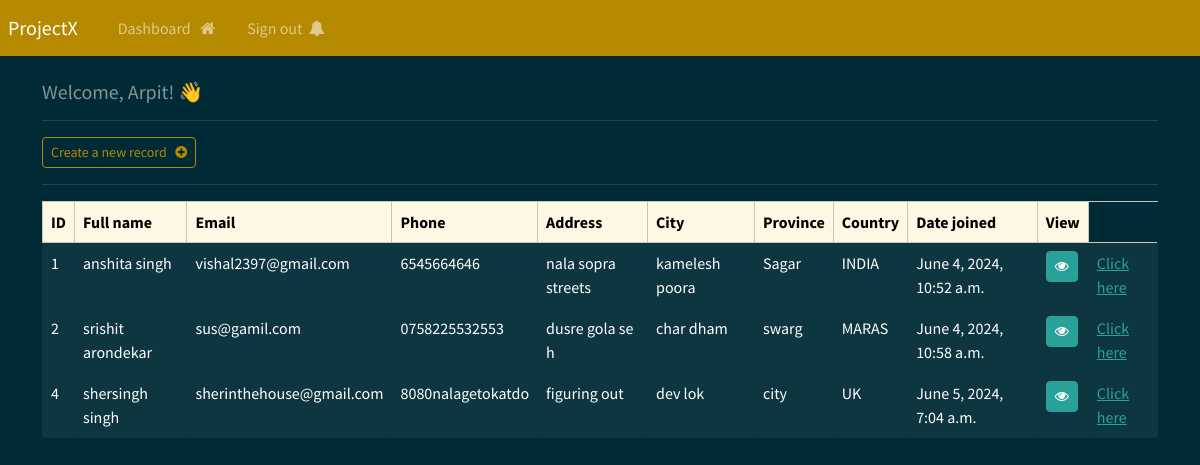
The page /dashboard (signed in) on the database its author committed.
### webapp/models.py (models this page shows, shortened)
class Record(models.Model):
    creation_date = models.DateTimeField(auto_now_add=True)
    first_name = models.CharField(max_length=100)
    last_name = models.CharField(max_length=100)
    email = models.CharField(max_length=255)
    phone = models.CharField(max_length=20)
    address = models.CharField(max_length=300)
    city = models.CharField(max_length=255)
    province = models.CharField(max_length=200)
    country = models.CharField(max_length=125)

### webapp/views.py (the view)
# urls.py: path('dashboard',views.dashboard, name = "dashboard"),
@login_required(login_url='my-login')
def dashboard(request):
    my_records = Record.objects.all()
    context = {'records': my_records}
    return render(request, 'webapp/dashboard.html', context=context)

### webapp/templates/webapp/dashboard.html
{% extends 'webapp/base.html' %}
{% block content %}
    <h5> Welcome, {{user}}! 👋 </h5>
    <hr>
    <a class="btn btn-outline-primary btn-sm" href="{% url 'create-record' %}">
        Create a new record &nbsp; <i class="fa fa-plus-circle" aria-hidden="true"></i>
    </a>
    <hr>
    <table class="table table-hover table-bordered">
        <thead class="table-light">
            <tr>
                <th scope="col"> ID </th>
                <th scope="col"> Full name </th>
                <th scope="col"> Email </th>
                <th scope="col"> Phone </th>
                <th scope="col"> Address </th>
                <th scope="col"> City </th>
                <th scope="col"> Province </th>
                <th scope="col"> Country </th>
                <th scope="col"> Date joined </th>
                <th scope="col"> View </th>
            </tr>
        </thead>
        <tbody>
        {% if records %}
            {% for record in records %}
            <tr>
                <td> {{record.id}} </td>
                <td> {{record.first_name}}  {{record.last_name}} </td>
                <td> {{record.email}} </td>
                <td> {{record.phone}} </td>
                <td> {{record.address}} </td>
                <td> {{record.city}} </td>
                <td> {{record.province}} </td>
                <td> {{record.country}} </td>
                <td> {{record.creation_date}} </td>
                <td> <a class="btn btn-success btn-sm" href="{% url 'record' record.id %}"> <i class="fa fa-eye" aria-hidden="true"></i> </a> </td>
                <td> <a  href="{% url 'record' record.id %}"> Click here </a> </td>
            </tr>
            {% endfor %}
        {% endif %}
        </tbody>
    </table>
{% endblock %}

### webapp/templates/webapp/base.html (shortened to what this page needs)
{% load static %}
<!DOCTYPE html>
<html>
    <head>
        <link rel="stylesheet" type="text/css" href ="https://bootswatch.com/5/solar/bootstrap.min.css">
        <link rel="stylesheet" type="text/css" href="{% static 'css/styles.css' %}">
        <link rel="stylesheet" href="https://cdnjs.cloudflare.com/ajax/libs/font-awesome/4.7.0/css/font-awesome.min.css">
    </head>
    <body>
        {%include 'webapp/navbar.html'%}
        <div class="container">
            <br>
        {% block content %}
            {% endblock %}
        </div>
    </body>
</html>

### webapp/templates/webapp/navbar.html (shortened to what this page needs)
<nav class="navbar navbar-expand-lg navbar-dark bg-primary justify-content-center">
    <a class="navbar-brand main-heading" href="{% url '' %}">
      &nbsp; ProjectX
    </a>
      <div class="collapse navbar-collapse text-center" id="navbarNavDropdown">
        <ul class="navbar-nav mr-auto">
          {% if user.is_authenticated %}
            <li class="nav-item">
              <a class="nav-link" href="{% url 'dashboard' %}">Dashboard &nbsp; <i class="fa fa-home" aria-hidden="true"></i> </a>
            </li>
            <li class="nav-item">
              <a class="nav-link" href="{% url 'user-logout' %}">Sign out &nbsp;<i class="fa fa-bell" aria-hidden="true"></i>
              </a>
            </li>
        </ul>
        {% endif %}
      </div>
  </nav>

### rows shown on the page
Record: id "1", first_name "anshita", last_name "singh", email "vishal2397@gmail.com", phone "6545664646", address "nala sopra streets", city "kamelesh poora", province "Sagar", country "INDIA", creation_date "June 4, 2024, 10:52 a.m."
Record: id "2", first_name "srishit", last_name "arondekar", email "sus@gamil.com", phone "0758225532553", address "dusre gola se h", city "char dham", province "swarg", country "MARAS", creation_date "June 4, 2024, 10:58 a.m."
Record: id "4", first_name "shersingh", last_name "singh", email "sherinthehouse@gmail.com", phone "8080nalagetokatdo", address "figuring out", city "dev lok", province "city", country "UK", creation_date "June 5, 2024, 7:04 a.m."

### other values the page prints
{{ user }} "Arpit"
